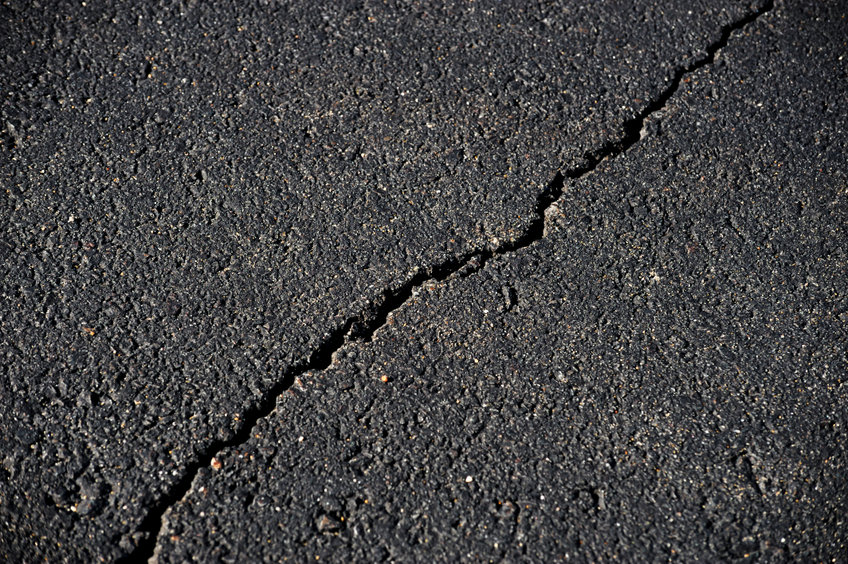
#> input picture Why-Asphalt-Cracks-and-What-to-Do-About-It.jpg, 848 x 564 px, found by its file name
$ jupyter execute 'Crack detection.ipynb'
#> lines starting #> are read from the running program, lines starting #| are printed output that depends on the picture
[cell 1]
import numpy as np
import cv2
from matplotlib import pyplot as plt

[cell 2]
class Image:
    def __init__(self,path):
        self.img = cv2.imread(path)
#> self.img is the input picture: shape (564, 848, 3); mean B, G, R 67.3, 66.5, 67.2
    def show(self):
        plt.imshow(self.img)
        plt.show()
    def set_contr(self,alpha):
        self.contr = cv2.convertScaleAbs(self.img, alpha)
        self.img = self.contr
    def convertToGray(self):
        self.gray = cv2.cvtColor(self.img, cv2.COLOR_BGR2GRAY)
        #also change the img to the converted one
        self.img = self.gray
    def gaussianBlur(self, kernelSize):
        self.blur = cv2.GaussianBlur(self.img, (kernelSize, kernelSize), 0)
        self.img = self.blur
    def medianBlur(self, kernelSize):
#> called with kernelSize = 5
        self.blur = cv2.medianBlur(self.img, kernelSize)
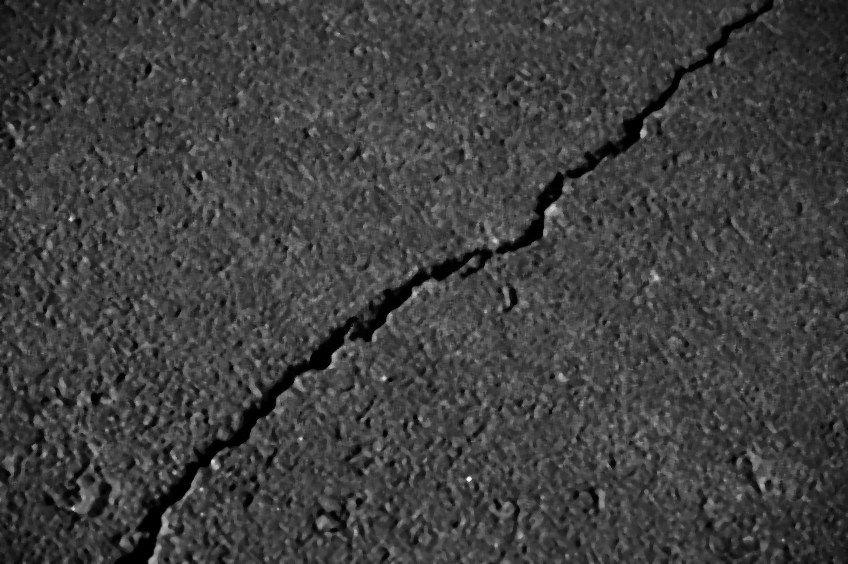
#> self.blur: shape (564, 848); min 0, max 248, mean 62.8
        self.img = self.blur
    def otsuThreshold(self):
        self.thresh = cv2.threshold(self.img, 0, 255, cv2.THRESH_BINARY + cv2.THRESH_OTSU)[1]
        self.img = self.thresh
    def logTransform(self):
        self.log = (np.log(self.blur+1)/(np.log(1+np.max(self.blur))))*255
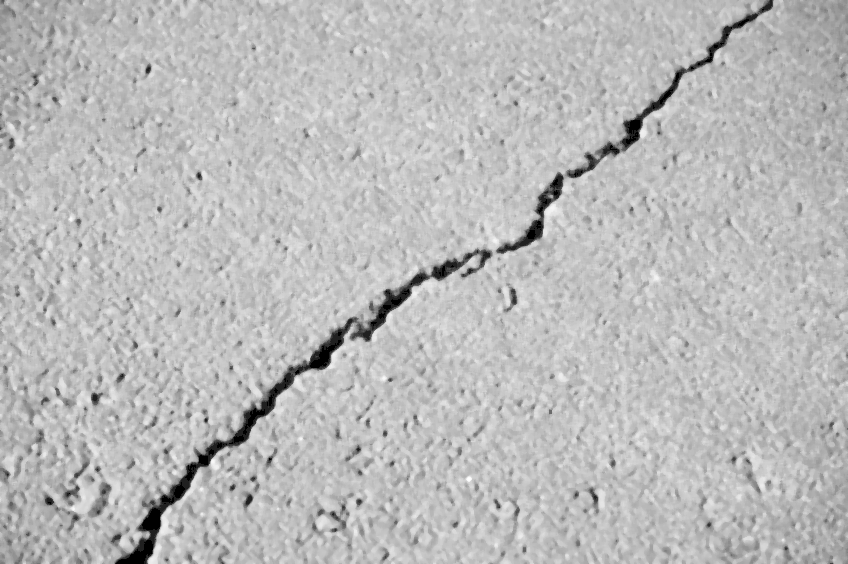
#> self.log: shape (564, 848) float16; min 0, max 255, mean 187.4
        self.img = self.log
    def changeDataType(self):
        self.log = np.array(self.img,dtype=np.uint8)
        self.img = self.log
    def cannyEdgeDetection(self):
        self.edges = cv2.Canny(self.img,200,600)
        self.img = self.edges
    def morphologicalClosing(self):
        kernel = np.ones((9,7),np.uint8)
        self.closing = cv2.morphologyEx(self.img, cv2.MORPH_CLOSE, kernel)
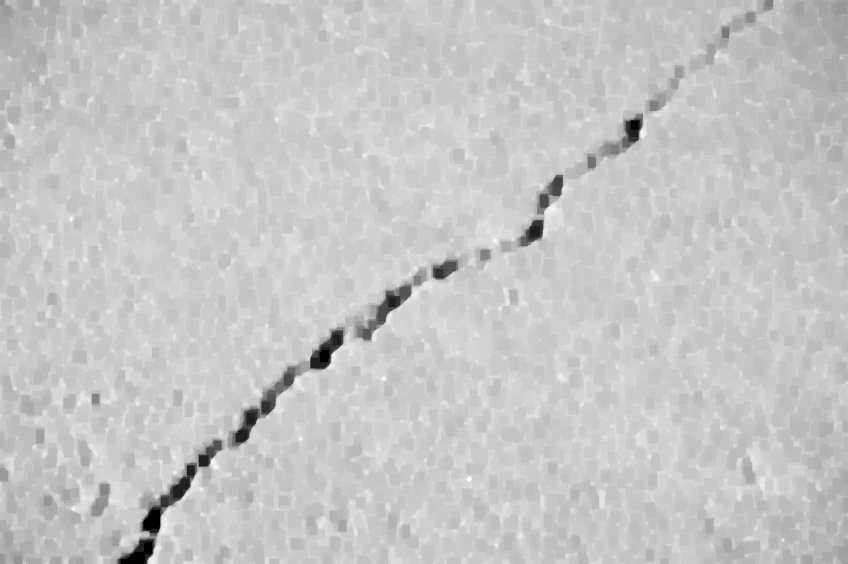
#> self.closing: shape (564, 848); min 0, max 255, mean 198.1
        self.img = self.closing
    def featureDetection(self):
        orb = cv2.ORB_create(nfeatures=15)
        self.keypoints, self.descriptors = orb.detectAndCompute(self.img, None)
#> self.keypoints = 15 keypoints; strongest (x, y, size): (634, 122, 111.1), (636, 119, 92.6), (637, 120, 64.3), (637, 119, 77.1)
        self.featuredImg = cv2.drawKeypoints(self.img, self.keypoints, None)
        self.img = self.featuredImg
    #add a combination of methods to get the final image
    def getFinalImage(self):
        self.convertToGray()
        self.medianBlur(5)
        self.logTransform()
        self.changeDataType()
        self.morphologicalClosing()
        self.featureDetection()
        self.show()
#def another method like getFinalImage but

[cell 3]
image = Image(r"C:\Users\dimas\Downloads\Why-Asphalt-Cracks-and-What-to-Do-About-It.jpg")

[cell 4]
image.getFinalImage()

[cell 5]
image.convertToGray()

[cell 6]
image.show()

[cell 7]
image.medianBlur(5)

[cell 8]
image.show()

[cell 9]
image.logTransform()
#> in logTransform (call 2), `self.log = (np.log(self.blur+1)/(np.log(1+np.max(self.blur))))*255`:
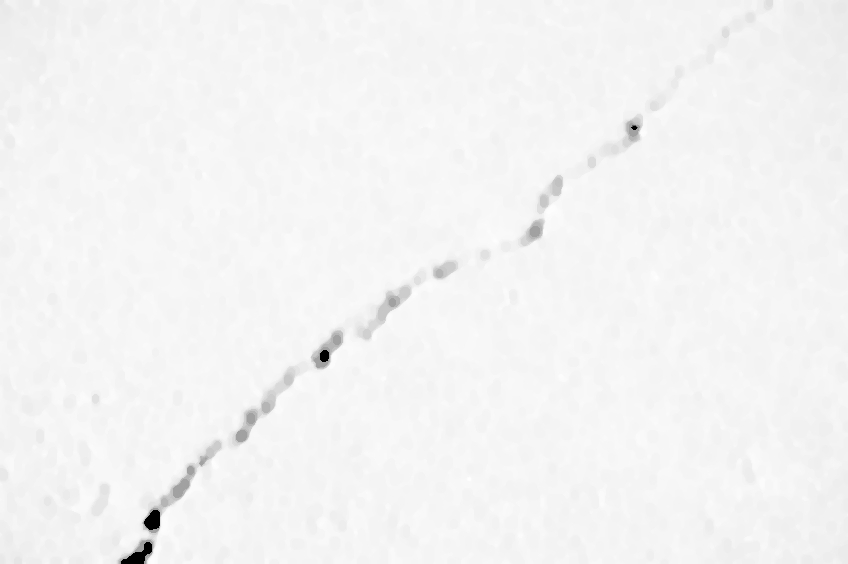
#> self.log: shape (564, 848) float16; min 0, max 255, mean 244.1

[cell 10]
image.changeDataType()

[cell 11]
image.show()

[cell 12]
image.morphologicalClosing()

[cell 13]
image.show()

[cell 14]
image.featureDetection()
#> in featureDetection (call 2), `self.keypoints, self.descriptors = orb.detectAndCompute(self.img, None)`: self.keypoints = 15 keypoints; strongest (x, y, size): (157, 513, 44.6), (323, 357, 64.3), (323, 358, 53.6), (325, 360, 44.6)
